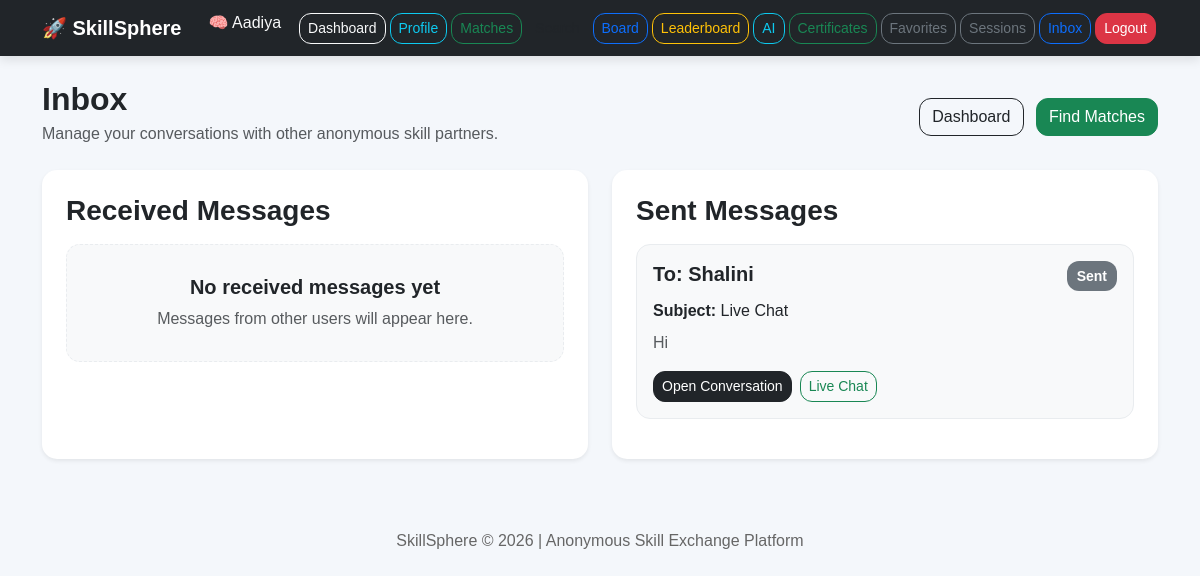
Screenshot of /inbox (signed in) with the database file from the repository.
### app.py (models this page shows)
class User(UserMixin, db.Model):
    id = db.Column(db.Integer, primary_key=True)
    anonymous_name = db.Column(db.String(100), unique=True, nullable=False)
    email = db.Column(db.String(120), unique=True, nullable=False)
    password = db.Column(db.String(255), nullable=False)
    skills_offered = db.Column(db.Text, nullable=True)
    skills_wanted = db.Column(db.Text, nullable=True)
    rating = db.Column(db.Float, default=0.0)
    completed_exchanges = db.Column(db.Integer, default=0)
    trust_score = db.Column(db.Integer, default=50)
    is_admin = db.Column(db.Boolean, default=False)
    avatar = db.Column(db.String(50), default='🧠')
    bio = db.Column(db.String(250), default='')
    badge = db.Column(db.String(100), default='New Explorer')

class Message(db.Model):
    id = db.Column(db.Integer, primary_key=True)
    sender_id = db.Column(db.Integer, db.ForeignKey('user.id'), nullable=False)
    receiver_id = db.Column(db.Integer, db.ForeignKey('user.id'), nullable=False)
    subject = db.Column(db.String(200), nullable=False)
    body = db.Column(db.Text, nullable=False)
    is_read = db.Column(db.Boolean, default=False)
    parent_id = db.Column(db.Integer, db.ForeignKey('message.id'), nullable=True)
    created_at = db.Column(db.DateTime, default=datetime.utcnow)
    sender = db.relationship('User', foreign_keys=[sender_id], backref='sent_messages')
    receiver = db.relationship('User', foreign_keys=[receiver_id], backref='received_messages')
    replies = db.relationship('Message', backref=db.backref('parent', remote_side=[id]), lazy=True)

### app.py (the view)
@app.route('/inbox')
@login_required
def inbox():
    received_messages = Message.query.filter_by(
        receiver_id=current_user.id,
        parent_id=None
    ).order_by(Message.created_at.desc()).all()
    sent_messages = Message.query.filter_by(
        sender_id=current_user.id,
        parent_id=None
    ).order_by(Message.created_at.desc()).all()
    return render_template(
        'inbox.html',
        received_messages=received_messages,
        sent_messages=sent_messages
    )

### app.py (called while the page is built)
@login_manager.user_loader
def load_user(user_id):
    return User.query.get(int(user_id))

### templates/inbox.html (shortened to what this page needs)
{% extends 'base.html' %}
{% block content %}
<div class="d-flex justify-content-between align-items-center flex-wrap mb-4">
    <div>
        <h2 class="fw-bold mb-1">Inbox</h2>
        <p class="text-muted mb-0">Manage your conversations with other anonymous skill partners.</p>
    </div>
    <div class="mt-2">
        <a href="{{ url_for('dashboard') }}" class="btn btn-outline-dark me-2">Dashboard</a>
        <a href="{{ url_for('matches') }}" class="btn btn-success">Find Matches</a>
    </div>
</div>
<div class="row g-4">
    <div class="col-lg-6">
        <div class="card shadow-sm border-0 p-4 h-100">
            <h3 class="mb-3 fw-semibold">Received Messages</h3>
            {% if received_messages %}
                {% for message in received_messages %}
                    <div class="message-card mb-3">
                        <div class="d-flex justify-content-between align-items-center flex-wrap mb-2">
                            <h5 class="mb-1">From: {{ message.sender.anonymous_name }}</h5>
                            {% if message.is_read %}
                                <span class="badge bg-success">Read</span>
                            {% else %}
                                <span class="badge bg-danger">Unread</span>
                            {% endif %}
                        </div>
                        <p class="mb-2"><strong>Subject:</strong> {{ message.subject }}</p>
                        <p class="text-muted mb-3">
                            {{ message.body[:100] }}{% if message.body|length > 100 %}...{% endif %}
                        </p>
                        <div class="d-flex flex-wrap gap-2">
                            <a href="{{ url_for('view_message', message_id=message.id) }}" class="btn btn-primary btn-sm">Open Conversation</a>
                            <a href="{{ url_for('chat', user_id=message.sender.id) }}" class="btn btn-outline-success btn-sm">Live Chat</a>
                        </div>
                    </div>
                {% endfor %}
            {% else %}
                <div class="empty-box text-center">
                    <h5 class="fw-semibold">No received messages yet</h5>
                    <p class="text-muted mb-0">Messages from other users will appear here.</p>
                </div>
            {% endif %}
        </div>
    </div>
    <div class="col-lg-6">
        <div class="card shadow-sm border-0 p-4 h-100">
            <h3 class="mb-3 fw-semibold">Sent Messages</h3>
            {% if sent_messages %}
                {% for message in sent_messages %}
                    <div class="message-card mb-3">
                        <div class="d-flex justify-content-between align-items-center flex-wrap mb-2">
                            <h5 class="mb-1">To: {{ message.receiver.anonymous_name }}</h5>
                            <span class="badge bg-secondary">Sent</span>
                        </div>
                        <p class="mb-2"><strong>Subject:</strong> {{ message.subject }}</p>
                        <p class="text-muted mb-3">
                            {{ message.body[:100] }}{% if message.body|length > 100 %}...{% endif %}
                        </p>
                        <div class="d-flex flex-wrap gap-2">
                            <a href="{{ url_for('view_message', message_id=message.id) }}" class="btn btn-dark btn-sm">Open Conversation</a>
                            <a href="{{ url_for('chat', user_id=message.receiver.id) }}" class="btn btn-outline-success btn-sm">Live Chat</a>
                        </div>
                    </div>
                {% endfor %}
            {% else %}
                <div class="empty-box text-center">
                    <h5 class="fw-semibold">No sent messages yet</h5>
                    <p class="text-muted mb-3">Start a conversation from matches or recommendations.</p>
                    <a href="{{ url_for('matches') }}" class="btn btn-success btn-sm">Find Matches</a>
                </div>
            {% endif %}
        </div>
    </div>
</div>
{% endblock %}

### templates/base.html (shortened to what this page needs)
<!DOCTYPE html>
<html lang="en">
<head>
    <link href="https://cdn.jsdelivr.net/npm/bootstrap@5.3.3/dist/css/bootstrap.min.css" rel="stylesheet">
    <link rel="stylesheet" href="{{ url_for('static', filename='style.css') }}">
</head>
<body>
<nav class="navbar navbar-expand-lg navbar-dark bg-dark">
    <div class="container d-flex justify-content-between">
        <a class="navbar-brand fw-bold" href="{{ url_for('index') }}">
            🚀 SkillSphere
        </a>
        <div class="d-flex flex-wrap justify-content-end">
            {% if current_user.is_authenticated %}
                <span class="text-light me-3">
                    {{ current_user.avatar }} {{ current_user.anonymous_name }}
                </span>
                <a class="btn btn-outline-light btn-sm nav-btn" href="{{ url_for('dashboard') }}">Dashboard</a>
                <a class="btn btn-outline-info btn-sm nav-btn" href="{{ url_for('profile') }}">Profile</a>
                <a class="btn btn-outline-success btn-sm nav-btn" href="{{ url_for('matches') }}">Matches</a>
                <a class="btn btn-outline-dark btn-sm nav-btn" href="{{ url_for('skill_search') }}">Search</a>
                <a class="btn btn-outline-primary btn-sm nav-btn" href="{{ url_for('board') }}">Board</a>
                <a class="btn btn-outline-warning btn-sm nav-btn" href="{{ url_for('leaderboard') }}">Leaderboard</a>
                <a class="btn btn-outline-info btn-sm nav-btn" href="{{ url_for('recommendations') }}">AI</a>
                <a class="btn btn-outline-success btn-sm nav-btn" href="{{ url_for('certificates') }}">Certificates</a>
                <a class="btn btn-outline-secondary btn-sm nav-btn" href="{{ url_for('favorites') }}">Favorites</a>
                <a class="btn btn-outline-secondary btn-sm nav-btn" href="{{ url_for('my_sessions') }}">Sessions</a>
                <a class="btn btn-outline-primary btn-sm nav-btn" href="{{ url_for('inbox') }}">Inbox</a>
                <a class="btn btn-danger btn-sm nav-btn" href="{{ url_for('logout') }}">Logout</a>
            {% else %}
                <a class="btn btn-outline-light btn-sm nav-btn" href="{{ url_for('login') }}">Login</a>
                <a class="btn btn-success btn-sm nav-btn" href="{{ url_for('register') }}">Register</a>
            {% endif %}
        </div>
    </div>
</nav>
<div class="container mt-4">
    {% block content %}{% endblock %}
</div>
<div class="footer">
    <p>SkillSphere © 2026 | Anonymous Skill Exchange Platform</p>
</div>
</body>
</html>

### static/style.css (style rules this page uses)
body { background: #f4f7fb; font-family: Arial, sans-serif; min-height: 100vh; }
h1, h2, h3, h4, h5 { font-weight: bold; }
.navbar { box-shadow: 0 4px 10px rgba(0, 0, 0, 0.1); }
.nav-btn { margin: 2px; }
.card { border-radius: 18px; border: none; box-shadow: 0 4px 12px rgba(0, 0, 0, 0.08); }
.form-control, .form-select, .btn { border-radius: 12px; }
.footer { margin-top: 50px; padding: 20px; text-align: center; color: #666; }
.badge { font-size: 14px; padding: 8px 10px; border-radius: 12px; }
.dashboard-card, .match-card, .recommendation-card, .skill-search-card, .board-card, .admin-stat-card, .review-card, .session-card, .message-card, .create-post-card, .register-card, .login-card, .leaderboard-item { transition: 0.3s ease; }
.match-section, .recommendation-section, .skill-box, .community-user-box, .empty-box, .review-card, .session-card, .message-card { background: #f8f9fa; border-radius: 14px; border: 1px solid #e9ecef; }
.review-card, .session-card, .message-card { padding: 16px; }
.empty-box { padding: 30px 20px; border-style: dashed; }

### templates/base.html (style rules this page uses)
body { background-color: #f4f7fb; }
.navbar { box-shadow: 0 4px 10px rgba(0,0,0,0.1); }
.nav-btn { margin: 2px; }
.card { border-radius: 15px; box-shadow: 0 4px 12px rgba(0,0,0,0.08); }
.footer { margin-top: 50px; padding: 20px; text-align: center; color: #666; }

### rows the page displays
User: avatar "🧠", anonymous_name "Aadiya"
Message: receiver.anonymous_name "Shalini", subject "Live Chat", body "Hi"
